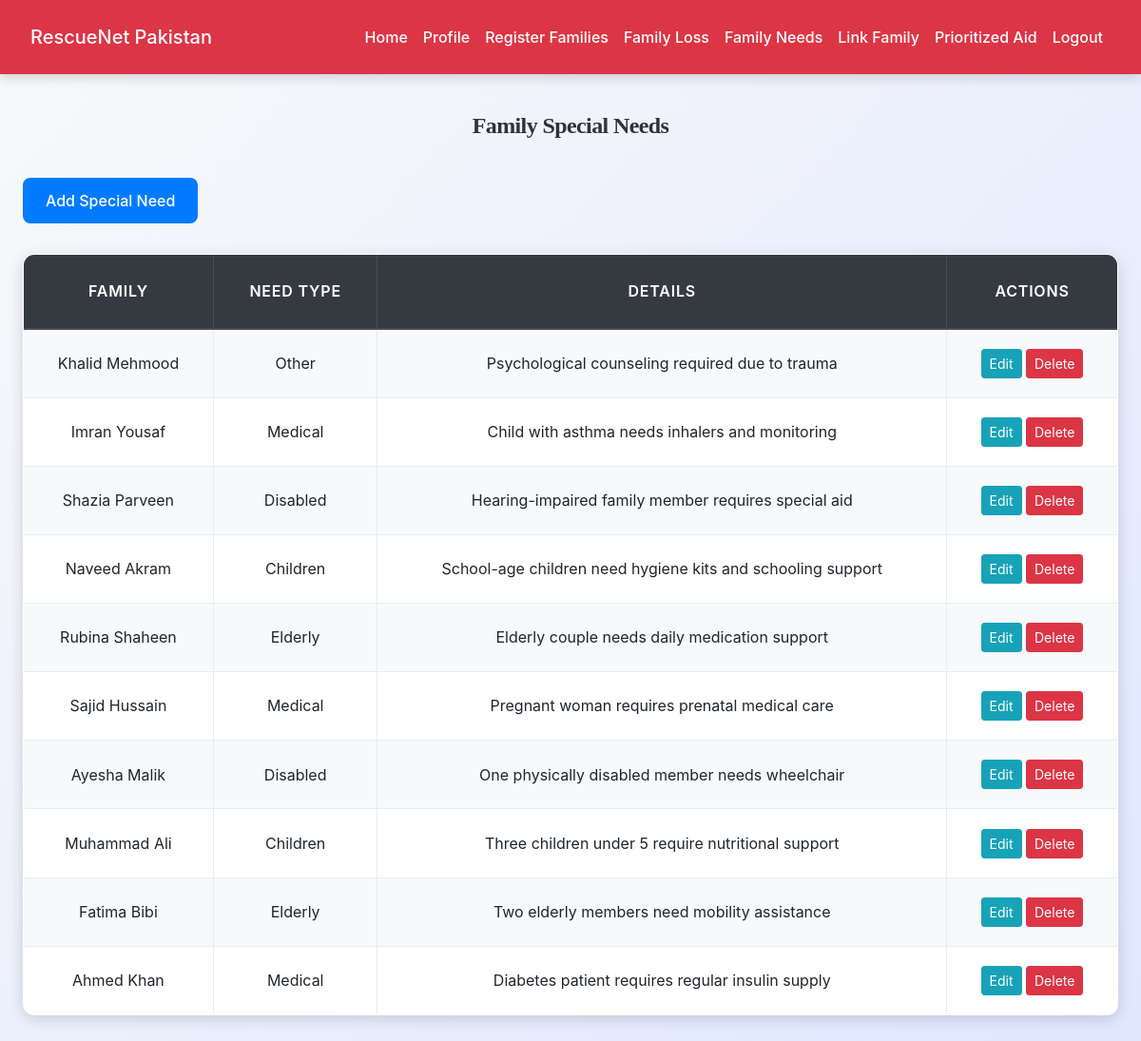
/field_staff/manage_special_needs.php (signed in), run on the app's committed database.
### tables this page shows
CREATE TABLE `family_special_needs` (
  `id` int(11) NOT NULL,
  `family_id` int(11) NOT NULL,
  `need_type` enum('medical','elderly','children','disabled','other') NOT NULL,
  `details` text DEFAULT NULL,
  `added_by` int(11) NOT NULL,
  `created_at` timestamp NOT NULL DEFAULT current_timestamp()
);

CREATE TABLE `affected_families` (
  `id` int(11) NOT NULL,
  `head_name` varchar(150) NOT NULL,
  `contact` varchar(20) DEFAULT NULL,
  `family_size` int(11) DEFAULT NULL,
  `original_location` varchar(200) DEFAULT NULL,
  `registered_by` int(11) NOT NULL,
  `registered_at` timestamp NOT NULL DEFAULT current_timestamp()
);

### field_staff/manage_special_needs.php (the view, shortened to what this page needs)
<?php
include('config.php');
$user_id = $_SESSION["id"];
$result = $conn->query("
    SELECT fsn.*, af.head_name
    FROM family_special_needs fsn
    JOIN affected_families af ON af.id = fsn.family_id
    WHERE fsn.added_by = $user_id
    ORDER BY fsn.id DESC
");
?>
<!DOCTYPE html>
<html>
<head>
    <link rel="stylesheet" href="https://maxcdn.bootstrapcdn.com/bootstrap/4.5.2/css/bootstrap.min.css">
    <link rel="stylesheet" href="../css/style.css">
</head>
<body>
<?php include('navbar.php'); ?>
<div class="container mt-4">
    <div  >
        <h4>Family Special Needs</h4>
        <button class="btn btn-primary" data-toggle="modal" data-target="#needModal">
            Add Special Need
        </button>
    </div>
    <table class="table table-bordered table-striped">
        <thead class="thead-dark">
        <tr>
            <th>Family</th>
            <th>Need Type</th>
            <th>Details</th>
            <th width="180">Actions</th>
        </tr>
        </thead>
        <tbody>
        <?php while ($row = $result->fetch_assoc()): ?>
            <tr>
                <td><?= htmlspecialchars($row['head_name']) ?></td>
                <td><?= ucfirst($row['need_type']) ?></td>
                <td><?= htmlspecialchars($row['details']) ?></td>
                <td>
                    <button class="btn btn-sm btn-info"
                        onclick='editNeed(<?= json_encode($row) ?>)'>Edit</button>
                    <a href="?delete=<?= $row['id'] ?>"
                       onclick="return confirm('Delete this record?')"
                       class="btn btn-sm btn-danger">Delete</a>
                </td>
            </tr>
        <?php endwhile; ?>
        </tbody>
    </table>
</div>
</body>
</html>

### css/style.css (style rules this page uses)
:root { --primary: #007bff; --secondary: #6c757d; --success: #28a745; --info: #17a2b8; --warning: #ffc107; --danger: #dc3545; --light: #f8f9fa; --dark: #2d3436; --accent: #ff6f61; --highlight: #6f42c1; --shadow: rgba(0, 0, 0, 0.15); --transition: all 0.3s ease-in-out; }
body { font-family: 'Inter', 'Segoe UI', Tahoma, Geneva, Verdana, sans-serif; background: linear-gradient(135deg, var(--light) 0%, #e0e7ff 100%); color: var(--dark); line-height: 1.8; margin: 0; padding: 0; min-height: 100vh; font-size: 16px; }
h1, h2, h3, h4 { text-align: center; margin: 2.5rem 0; font-family: 'Georgia', 'Times New Roman', serif; color: var(--dark); font-weight: 700; letter-spacing: -0.025em; }
h4 { font-size: 1.5rem; }
.container { max-width: 1200px; margin: 0 auto 3rem; padding: 0 1.5rem; }
.table { width: 100%; border-collapse: collapse; margin: 2rem 0; font-size: 1rem; background-color: #ffffff; border-radius: 12px; overflow: hidden; box-shadow: 0 4px 16px var(--shadow); transition: var(--transition); }
.table th, .table td { padding: 1.25rem; border: 1px solid #e9ecef; text-align: center; vertical-align: middle; }
.table thead th { background-color: rgb(0, 0, 0); color: white; font-weight: 600; text-transform: uppercase; letter-spacing: 0.05em; padding: 1.5rem; }
.table tbody tr { transition: var(--transition); }
.table tbody tr:nth-child(odd) { background-color: var(--light); }
.btn-primary { background-color: var(--primary); color: #fff; border: none; border-radius: 8px; padding: 0.75rem 1.5rem; font-size: 1rem; font-weight: 500; cursor: pointer; transition: var(--transition); display: inline-flex; align-items: center; justify-content: center; }
a { color: var(--primary); text-decoration: none; font-weight: 500; transition: var(--transition); }

### data on the page
family_special_needs: family.head_name "Khalid Mehmood", need_type "Other", details "Psychological counseling required due to trauma"
family_special_needs: family.head_name "Imran Yousaf", need_type "Medical", details "Child with asthma needs inhalers and monitoring"
family_special_needs: family.head_name "Shazia Parveen", need_type "Disabled", details "Hearing-impaired family member requires special aid"
family_special_needs: family.head_name "Naveed Akram", need_type "Children", details "School-age children need hygiene kits and schooling support"
family_special_needs: family.head_name "Rubina Shaheen", need_type "Elderly", details "Elderly couple needs daily medication support"
family_special_needs: family.head_name "Sajid Hussain", need_type "Medical", details "Pregnant woman requires prenatal medical care"
family_special_needs: family.head_name "Ayesha Malik", need_type "Disabled", details "One physically disabled member needs wheelchair"
family_special_needs: family.head_name "Muhammad Ali", need_type "Children", details "Three children under 5 require nutritional support"
family_special_needs: family.head_name "Fatima Bibi", need_type "Elderly", details "Two elderly members need mobility assistance"
family_special_needs: family.head_name "Ahmed Khan", need_type "Medical", details "Diabetes patient requires regular insulin supply"
